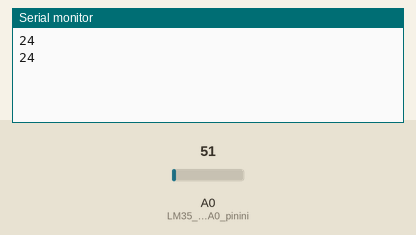
Simulated run of this sketch. Board: Arduino Uno, built with avr-gcc and run on an emulated ATmega328P. Shown: the last lines printed to the serial monitor. The test bench sets the inputs (shaded band); at power-on: A0 (LM35_bağlı_olan_A0_pinini) = 51.

Above: at 1.8 s.
1.9 s: A0 (LM35_bağlı_olan_A0_pinini) set to 61
At 2.8 s:
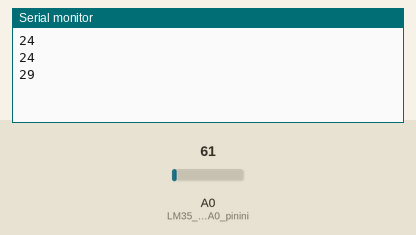
3.4 s: A0 (LM35_bağlı_olan_A0_pinini) set to 71
At 4.4 s:
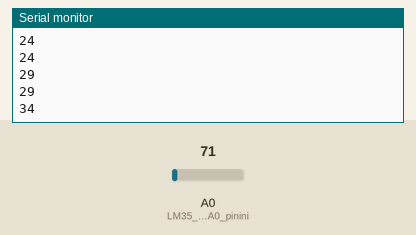
Timing chart, 0 to 6.4 s (numbered marks = the images above; inputs shaded):
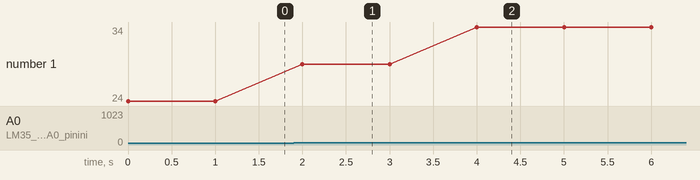

Measured:
- after the input at 1.9 s, the serial monitor: prints a new line after 0.10 s (image 1)
- after the input at 3.4 s, the serial monitor: prints a new line after 0.60 s (image 2)
- plotted number 1: 24 → 29 after the input at 1.9 s, 29 → 34 after the input at 3.4 s

The sketch:

lm35_arduino.ino
```cpp
int sicaklik; // Sıcaklık biriminin tutulması için kullanılacak değişkeni tanımla
void setup() {
  pinMode(A0,INPUT); // LM35 bağlı olan A0 pinini giriş pini olarak ata
  Serial.begin(9600); // Bilgisayara veri aktarımını başlat
}
void loop() {
  int deger = analogRead(A0); // A0 pinindeki sensör değerini oku
  sicaklik = deger * 0.48828125; // A0 pininden okunan değeri Celcius cinsinden sıcaklık birimine dönüştür
  Serial.println(sicaklik); // Seri port ekranına sıcaklığı yazdır
  delay(1000); // Bir sonraki ölçüm için 1 saniye bekle
}
/*
 * Kod, her saniyede bir defa A3 pininden sensörün
 * çıkışındaki Vout değerini okur ve 0,4882815
 * çarpanı ile çarparak Celcius derece olarak hesaplar.
 * Bu çarpanın nasıl hesaplandığı ise oldukça basittir.
 * Bilindiği üzere Arduino analog pini okuduğu 0 ile 5V arasındaki gerilimi 0 ile 1023 arasında bir değer aralığında haritalar. LM35 sensörün Vout çıkışından okunan her 10mV değişim, fiziksel dünyadaki 1°C değişimi göstermektedir.
 * A3 pinindeki 0-5000mV arasındaki değişimi 0-1023 aralığına bölündüğünde;
 * 5000/1024=4,882815 sonucu elde edilir.
 * Ancak bu değişim her 10mV ta 1°C olduğu için bu çarpan 10′ a bölünerek 4,882815/10=0,4882815 çarpanı elde edilir. Böylece, analog pinden okunan 0-1023 aralığındaki değer 0,4882815 çarpanı ile çarpılırsa fiziksel
 * ortamın Celcius cinsinden kaç derece olduğu hesaplanmış olur.
 * Örneğin A3 pininden ölçülen değer 21 ise, ortamın sıcaklığı;
 * 21×0,4882815=10,25°C olarak hesaplanır.Kod, her saniyede bir
 * defa A3 pininden sensörün çıkışındaki Vout değerini okur ve
 * 0,4882815 çarpanı ile çarparak Celcius derece olarak hesaplar.
 * Bu çarpanın nasıl hesaplandığı ise oldukça basittir.
 * Bilindiği üzere Arduino analog pini okuduğu 0 ile 5V arasındaki gerilimi 0 ile 1023 arasında
 * bir değer aralığında haritalar. LM35 sensörün Vout çıkışından okunan her 10mV değişim,
 * fiziksel dünyadaki 1°C değişimi göstermektedir. A3 pinindeki 0-5000mV arasındaki değişimi
 * 0-1023 aralığına bölündüğünde; 5000/1024=4,882815 sonucu elde edilir. Ancak bu değişim her
 * 10mV ta 1°C olduğu için bu çarpan 10′ a bölünerek 4,882815/10=0,4882815 çarpanı elde edilir.
 * Böylece, analog pinden okunan 0-1023 aralığındaki değer 0,4882815 çarpanı ile çarpılırsa
 * fiziksel ortamın Celcius cinsinden kaç derece olduğu hesaplanmış olur.
 * Örneğin A3 pininden ölçülen değer 21 ise, ortamın sıcaklığı;
 * 21×0,4882815=10,25°C olarak hesaplanır.
 *
 *
 *
 */
```
